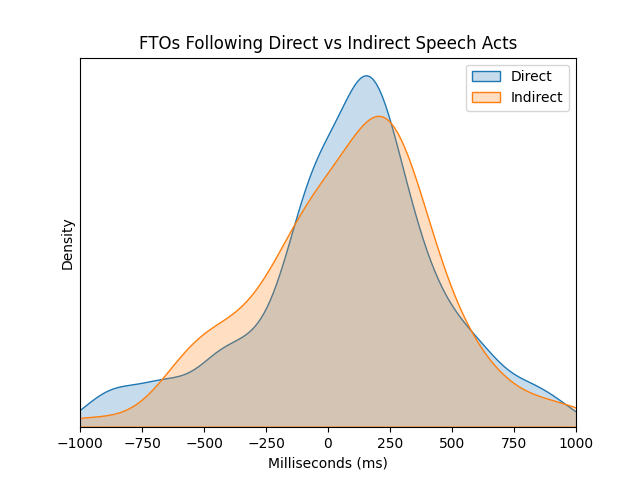

This chart was generated by the following Python code:
"""
indirect_ftos.py creates a json file that documents all
ftos available in the Switchboard corpus based on their
syntactic sentence type and sw_damsl dialogue act annotation.
"""

import csv
import os

import matplotlib.pyplot as plt
import numpy as np
import seaborn as sns

import filter_data


def get_ftos(file_list, sentence_fname="sentence_ftos.csv",
             directness_fname="direct_ftos.csv", refresh=False):
    """
    Given a list of csv files, return a json file name that contains
    the ftos of all the fto data indexed by syntax and dialogue act.
    """

    sentence_ftos = {"interrogative": {"question": [],
                                       "statement": []},
                     "declarative": {"question": [],
                                     "statement": []}}
    directness_ftos = []

    if os.path.exists(sentence_fname) and os.path.exists(directness_fname) \
       and not refresh:
        # We've already build the csv, and we don't want to rebuild it.
        with open(sentence_fname, 'r', encoding="UTF-8") as csv_file:
            reader = csv.DictReader(csv_file)
            for row in reader:
                sentence_type = row["sentence_type"]
                speech_act = row["speech_act"]
                # Declarative and statements are -0.5
                # Questions and interrogative are 0.5
                if sentence_type < 0:
                    if speech_act < 0:
                        sentence_ftos["declarative"]["statement"].append(
                            row["fto"])
                    elif speech_act > 0:
                        sentence_ftos["declarative"]["question"].append(
                            row["fto"])
                elif sentence_type > 0:
                    if speech_act < 0:
                        sentence_ftos["interrogative"]["statement"].append(
                            row["fto"])
                    elif speech_act > 0:
                        sentence_ftos["interrogative"]["question"].append(
                            row["fto"])

        with open(directness_fname, 'r', encoding="UTF-8") as csv_file:
            reader = csv.DictReader(csv_file)
            for row in reader:
                directness = float(row["directness"])
                fto = float(row["fto"])
                directness_ftos.append((directness, fto))

        return sentence_ftos, directness_ftos

    sentence_output = "fto,sentence_type,speech_act,convo_num\n"
    directness_output = "directness,fto,convo_num\n"

    for _, file_name in enumerate(file_list):
        # print(f"Checking {i+1} of {len(file_list)}\t{file_name}")

        with open(file_name, 'r', encoding="UTF-8") as csv_file:
            reader = csv.DictReader(csv_file)
            for row in reader:
                try:
                    fto = float(row["fto"])
                except ValueError:
                    continue

                if not -1000 < fto < 1000:
                    continue
                try:
                    syntax = [float(row["declarative"]),
                              float(row["interrogative"])]
                except ValueError:
                    continue
                function_str = row["function"]
                convo_num = file_name.split(".")[0]
                if function_str == "command":
                    try:
                        directness_ftos.append((float(row["imperative"]), fto))
                        directness_output += f"{float(row['imperative'])}"
                        directness_output += f",{fto},{convo_num}\n"
                    except ValueError:
                        continue
                if function_str not in ["statement", "question"]:
                    # We aren't going to use other functions
                    continue

                if function_str == "statement":
                    function = -0.5
                    directness_ftos.append((syntax[0], fto))
                    directness_output += f"{syntax[0]},{fto},{convo_num}\n"
                else:
                    function = 0.5
                    directness_ftos.append((syntax[1], fto))
                    directness_output += f"{syntax[1]},{fto},{convo_num}\n"
                max_syntax = max(syntax)
                max_index = syntax.index(max_syntax)
                if max_syntax > 0.5:
                    if max_index == 0:
                        sentence_ftos["declarative"][function_str].append(fto)
                        sentence_type = -0.5
                    elif max_index == 1:
                        sentence_ftos["interrogative"][function_str].append(fto)
                        sentence_type = 0.5
                    sentence_output += f"{fto},{sentence_type},{function},"
                    sentence_output += f"{convo_num}\n"

    with open(sentence_fname, 'w', encoding="UTF-8") as csv_file:
        csv_file.write(sentence_output)

    with open(directness_fname, 'w', encoding="UTF-8") as csv_file:
        csv_file.write(directness_output)

    return sentence_ftos, directness_ftos

def make_fto_sentence_graph(data, figname="sentence_type_ftos.png", show=False):
    """Make a graph comparing FTOs by sentence type."""
    interrogative = data["interrogative"]["question"] + data["interrogative"]["statement"]
    declarative = data["declarative"]["question"] + data["declarative"]["statement"]
    sns.kdeplot(interrogative)
    sns.kdeplot(declarative)
    plt.title("FTOs after Sentence Type")
    plt.legend(labels=["Declarative", "Interrogative"])
    plt.xlabel("Milliseconds (ms)")
    plt.ylabel("Density")
    plt.xlim(-1000, 1000)
    plt.savefig(figname)
    if show:
        plt.show()
    else:
        plt.close()

    return figname


def make_fto_speech_act_graph(data, figname="speech_act_ftos.png", show=False):
    """Make a graph comparing FTOs by speech act."""
    statement = data["interrogative"]["statement"] + data["declarative"]["statement"]
    question = data["interrogative"]["question"] + data["declarative"]["question"]
    sns.kdeplot(statement, fill=True, label="Statement")
    sns.kdeplot(question, fill=True, label="Question")
    plt.legend()
    plt.title("FTOs following Speech Act Type")
    plt.xlabel("Milliseconds (ms)")
    plt.xlim(-1000, 1000)
    plt.gca().get_yaxis().set_ticks([])
    plt.ylabel("Density")
    plt.savefig(figname)
    if show:
        plt.show()
    else:
        plt.close()


    return figname


def make_fto_directness_graph(data, figname="indirect_ftos.png", show=False):
    """Make a graph comparing FTOs by speech act directness."""
    direct = data["interrogative"]["question"] + data["declarative"]["statement"]
    indirect = data["interrogative"]["statement"] + data["declarative"]["question"]
    sns.kdeplot(direct, fill=True, label="Direct")
    sns.kdeplot(indirect, fill=True, label="Indirect")
    plt.title("FTOs Following Direct vs Indirect Speech Acts")
    plt.legend()
    plt.xlabel("Milliseconds (ms)")
    plt.ylabel("Density")
    plt.xlim(-1000, 1000)
    plt.gca().get_yaxis().set_ticks([])
    plt.savefig(figname)
    if show:
        plt.show()
    else:
        plt.close()

    return figname


def main():
    """Gather data and create figures for FTOs by speech acts, sentence types,
    and directness."""
    fname_list = filter_data.get_data()
    sentence_data, directness_data = get_ftos(fname_list, refresh=True)

    show = True
    make_fto_sentence_graph(sentence_data, show=show)
    make_fto_speech_act_graph(sentence_data, show=show)
    make_fto_directness_graph(sentence_data, show=show)

    total_turns = len(sentence_data["interrogative"]["statement"]) + \
        len(sentence_data["interrogative"]["question"]) + \
        len(sentence_data["declarative"]["statement"]) + \
        len(sentence_data["declarative"]["question"])

    print(f"\n\nNumber of Turns:        {len(directness_data)}")
    print(f"\nNumber conversations:   {len(fname_list)}")
    print(f"Total number turns:     {total_turns}\n")
    print("|            | Declarative | Interrogative |")
    print("| Statements |        ", end="")
    print(f"{len(sentence_data['declarative']['statement'])} | ",
          end="")
    print(f"           {len(sentence_data['interrogative']['statement'])} |")
    print("|  Questions |          ", end="")
    print(f"{len(sentence_data['declarative']['question'])} | ",
          end="")
    print(f"          {len(sentence_data['interrogative']['question'])} |")

#main()
